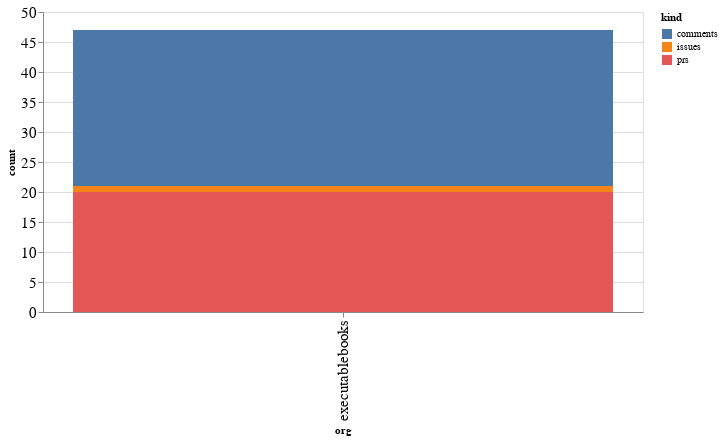

The code cell stored with this chart in its notebook:
### Code cell
alt.Chart(org_summaries, width=600).mark_bar().encode(
    x='org',
    y='count',
    color='kind',
    tooltip="org"
)

### Figure 1 — Vega-Lite specification as saved in the notebook (floating-point values rounded to 4 significant figures)
{"config": {"axisLeft": {"labelFontSize": 15}, "axisBottom": {"labelFontSize": 15}}, "data": {"name": "data-8025d51332141e39e1cec27090ede519"}, "mark": "bar", "encoding": {"color": {"type": "nominal", "field": "kind"}, "tooltip": {"type": "nominal", "field": "org"}, "x": {"type": "nominal", "field": "org"}, "y": {"type": "quantitative", "field": "count"}}, "width": 600, "$schema": "https://vega.github.io/schema/vega-lite/v4.8.1.json", "datasets": {"data-8025d51332141e39e1cec27090ede519": [{"org": "executablebooks", "kind": "comments", "count": 26}, {"org": "executablebooks", "kind": "issues", "count": 1}, {"org": "executablebooks", "kind": "prs", "count": 20}]}}
